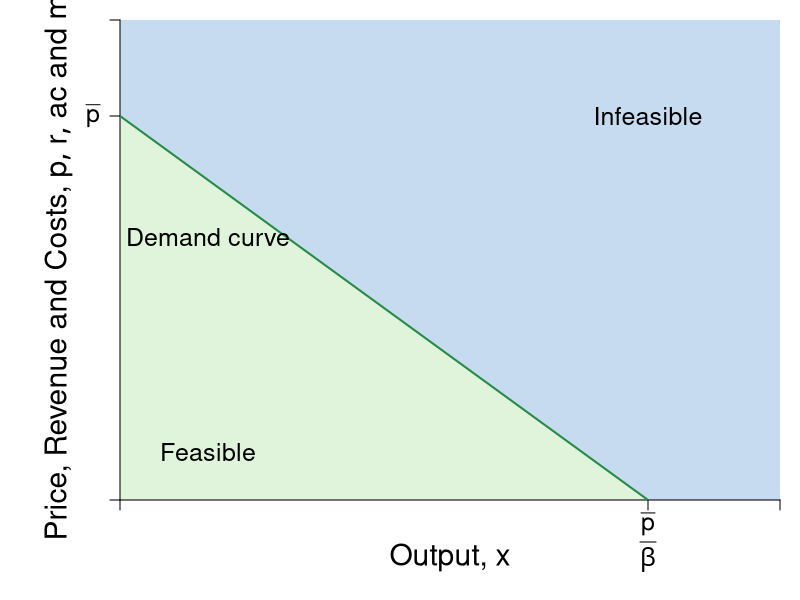

The R source for this figure:
#Graph Designer: Simon Halliday + Scott Cohn
#Authors: Bowles and Halliday
#Title: Coordination, Conflict and Competition: A Text in Microeconomics

require(shape)
pdf(file = "firmmarketsupply/isoprofit_monopoly_feasible.pdf", width = 9, height = 7)

#Set parameters for graphics
axislabelsize <- 1.8
labelsize <- 1.5
namesize <- 1.8
annotatesize <- 1.5
graphlinewidth <- 2
segmentlinewidth <- 1.5

COL <- c("#7fc97f", "#beaed4", "#fdc086", "#ffff99", "#386cb0", "#f0027f", "#bf5b17", "#666666")
COLA <- c("#e0f3db", "#99d8c9","#66c2a4","#41ae76", "#238b45", "#005824")
COLB <- c("#c6dbef", "#4eb3d3", "#2b8cbe", "#0868ac","#084081")

#Edited the margins to cater for the larger LHS labels
par(mar =  c(5, 6, 1, 1))

AvgRevenue <- function(x, rmax = 12, xmax = 12){
  rmax - (rmax/xmax)*x
}

MRevenue <- function(x, rmax = 12, xmax = 12){
  rmax - 2*(rmax/xmax)*x
}

AvgCost <- function(x, c0 = 2, c1 = 4){
  c0/x + c1
}

# From CORE
IsoProf <- function(x, k = 0, c0 = 2, c1 = 4){
  AvgCost(x) + k/x
}

xlims <- c(0, 15)
ylims <- c(0, 15)

npts <- 501 
x <- seq(xlims[1], xlims[2], length.out = npts)
y <- seq(ylims[1], ylims[2], length.out = npts) 
a <- c(13, 16.75, 19.25)

plot(0, 0, xlim = xlims, ylim = ylims, type = "n",
     xlab = expression(paste("")),
     ylab = expression(paste("")), 
     xaxt = "n", 
     yaxt = "n", 
     cex.lab = axislabelsize, 
     bty = "n",
     xaxs = "i", 
     yaxs = "i")


ticksy <- c(0,  12, ylims[2])
ylabels <- c(NA, expression(paste(bar(p))), NA)
ticksx <- c(0, 12, xlims[2])
xlabels <- c(NA,  expression(paste(frac(bar(p),beta))), NA)

#Draw the polygon for feasible
xpoly1 <- c(0, 0, 12, 0)
ypoly1 <- c(0, 12, 0, 0)
polygon(x = xpoly1, y = ypoly1, col = COLA[1], density  =NULL, border = NA)

#Draw the polygon for infeasible
xpoly2 <- c(0, 0, xlims[2], xlims[2], 12, 0)
ypoly2 <- c(12, ylims[2], ylims[2], 0, 0, 12)
polygon(x = xpoly2, y = ypoly2, col = COLB[1], density = NULL, border = NA)


axis(1, at = ticksx, pos = 0, labels = FALSE)
text(x = c(0, 12, xlims[2]), par("usr")[3] - 0.4, labels = xlabels, srt = 0, pos = 1, xpd = TRUE, cex = labelsize)
axis(2, at = ticksy, pos = 0, labels = ylabels, las = 1, cex.axis = labelsize)

npts <- 500 
xx1 <- seq(xlims[1], xlims[2], length.out = npts)
xx2 <- seq(xlims[1], xlims[2] - 2, length.out = npts)
xx3 <- seq(2, 6, length.out = npts)

lines(xx1, AvgRevenue(xx1, rmax = 12, xmax = 12), col = COLA[5], lwd = graphlinewidth)


#Label the axes
text(0.5*(xlims[2]), -1.8, expression(paste("Output, ", x)), xpd = TRUE, cex = axislabelsize) 
text(-1.4, 0.5*ylims[2], expression(paste("Price, Revenue and Costs, ", list(p, r, ac), " and ", mc)), xpd = TRUE, cex = axislabelsize, srt = 90) 

text(2, AvgRevenue(x = 4) + 0.2, expression("Demand curve"), cex = annotatesize)

text(2, 1.5, expression("Feasible"), cex = annotatesize)
text(12, 12, expression("Infeasible"), cex = annotatesize)




dev.off()
